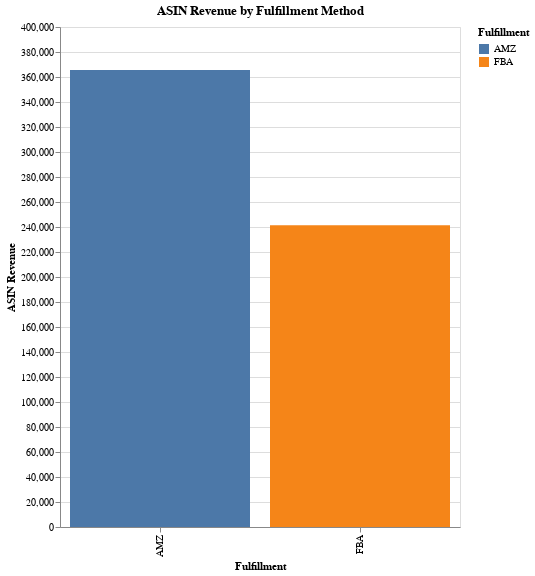

The code cell stored with this chart in its notebook:
### Code cell
chart6 = alt.Chart(fulfillment_revenue).mark_bar().encode(
    x=alt.X('Fulfillment', sort='-y'),
    y='ASIN Revenue',
    color='Fulfillment'
  ).properties(
    width=400,
    height=500,
    title='ASIN Revenue by Fulfillment Method'
  )
chart6

### Figure 1 — Vega-Lite specification as saved in the notebook (floating-point values rounded to 4 significant figures)
{"config": {"view": {"continuousWidth": 300, "continuousHeight": 300}}, "data": {"name": "data-03dd4b00be1d83a98d880e65a9a4d556"}, "mark": {"type": "bar"}, "encoding": {"color": {"field": "Fulfillment", "type": "nominal"}, "x": {"field": "Fulfillment", "sort": "-y", "type": "nominal"}, "y": {"field": "ASIN Revenue", "type": "quantitative"}}, "height": 500, "title": "ASIN Revenue by Fulfillment Method", "width": 400, "$schema": "https://vega.github.io/schema/vega-lite/v5.20.1.json", "datasets": {"data-03dd4b00be1d83a98d880e65a9a4d556": [{"Fulfillment": "AMZ", "ASIN Revenue": 365700.0}, {"Fulfillment": "FBA", "ASIN Revenue": 241300.0}]}}
